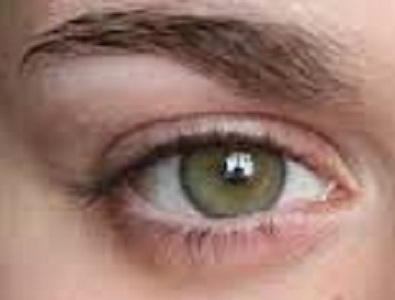
#> input picture DDDS_CNN/dataset/test/open/_107.jpg, 395 x 300 px
$ python model_training_sklearn.py
#> lines starting #> are read from the running program, lines starting #| are printed output that depends on the picture
"""
Train a stronger eye-state classifier for open/closed detection.
This version uses the repository train/test split, light augmentation, and
histogram-equalized preprocessing to make closed-eye detection more stable.
"""

from pathlib import Path

import cv2
import joblib
import numpy as np
from sklearn.ensemble import ExtraTreesClassifier
from sklearn.metrics import accuracy_score, classification_report
from sklearn.preprocessing import LabelEncoder


BASE_DIR = Path(__file__).resolve().parent
DATASET_DIR = BASE_DIR / "dataset"
MODEL_DIR = BASE_DIR / "models"
IMAGE_SIZE = (24, 24)


def preprocess(image: np.ndarray) -> np.ndarray:
    image = cv2.resize(image, IMAGE_SIZE)
    image = cv2.equalizeHist(image)
    return image


def augment(image: np.ndarray) -> list[np.ndarray]:
    variants = [image]
    variants.append(cv2.flip(image, 1))
    variants.append(cv2.GaussianBlur(image, (3, 3), 0))
    brighter = cv2.convertScaleAbs(image, alpha=1.08, beta=8)
    darker = cv2.convertScaleAbs(image, alpha=0.92, beta=-8)
    variants.extend([brighter, darker])
    return variants


def load_split(split_name: str, *, do_augment: bool) -> tuple[np.ndarray, np.ndarray]:
    split_dir = DATASET_DIR / split_name
    features: list[np.ndarray] = []
    labels: list[str] = []

    print(f"\nLoading {split_name} split from: {split_dir}")

    for class_name in ["open", "close"]:
        class_dir = split_dir / class_name
        if not class_dir.exists():
            raise FileNotFoundError(f"Missing dataset folder: {class_dir}")

        image_count = 0
        for image_path in class_dir.iterdir():
            if image_path.suffix.lower() not in {".png", ".jpg", ".jpeg"}:
                continue

            image = cv2.imread(str(image_path), cv2.IMREAD_GRAYSCALE)
            if image is None:
                continue

            processed = preprocess(image)
            variants = augment(processed) if do_augment else [processed]
            for variant in variants:
                features.append((variant.flatten() / 255.0).astype("float32"))
                labels.append(class_name)
            image_count += 1

        print(f"Loaded {image_count} source images from {split_name}/{class_name}")

    return np.array(features), np.array(labels)


def main() -> None:
    print("=" * 60)
    print("Augmented Extra Trees Eye-State Training")
    print("=" * 60)

    np.random.seed(42)

    X_train, y_train = load_split("train", do_augment=True)
#> in load_split, `image = cv2.imread(str(image_path), cv2.IMREAD_GRAYSCALE)`:
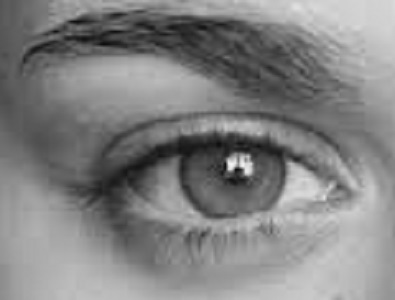
#> image: shape (300, 395); min 13, max 245, mean 130.2
#> in preprocess, `image = cv2.resize(image, IMAGE_SIZE)`:
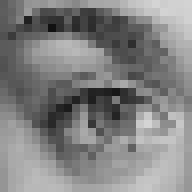
#> image: shape (24, 24) (shown 8 times larger); min 17, max 213, mean 129.6
#> in preprocess, `image = cv2.equalizeHist(image)`:
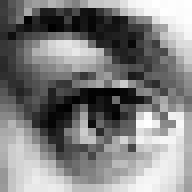
#> image: shape (24, 24) (shown 8 times larger); min 0, max 255, mean 128.3
#> in augment, `brighter = cv2.convertScaleAbs(image, alpha=1.08, beta=8)`:
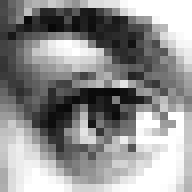
#> brighter: shape (24, 24) (shown 8 times larger); min 8, max 255, mean 145
#> in augment, `darker = cv2.convertScaleAbs(image, alpha=0.92, beta=-8)`:
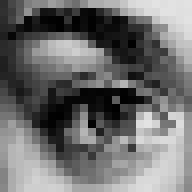
#> darker: shape (24, 24) (shown 8 times larger); min 0, max 227, mean 110.3
#> in load_split, `variants = augment(processed) if do_augment else [processed]`: variants = 5 items
#> the loop in load_split, `for variant in variants:` made 5 passes
#> after the loop in load_split, `for variant in variants:`: labels = ['open', 'open', 'open', 'open', 'open']
#> pass 2 of the loop in load_split, `for class_name in ["open", "close"]:`:
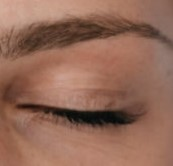
#> input picture DDDS_CNN/dataset/test/close/_107.jpg, 173 x 166 px
#> in load_split, `image = cv2.imread(str(image_path), cv2.IMREAD_GRAYSCALE)`:
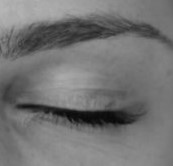
#> image: shape (166, 173); min 5, max 182, mean 115.7
#> in augment (call 2), `darker = cv2.convertScaleAbs(image, alpha=0.92, beta=-8)`:
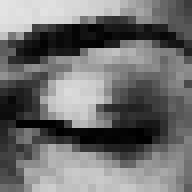
#> darker: shape (24, 24) (shown 8 times larger); min 0, max 227, mean 111
#> after the loop in load_split, `for variant in variants:`: features = 10 items; labels = ['open', 'open', 'open', 'open', 'open', 'close', 'close', 'close', 'close', 'close']
    X_test, y_test = load_split("test", do_augment=False)
#> the loop in load_split (call 2), `for variant in variants:` made 1 pass
#> pass 2 of the loop in load_split, `for class_name in ["open", "close"]:`:

    print(f"\nTraining samples: {X_train.shape}")
#| Training samples: (10, 576)
    print(f"Test samples: {X_test.shape}")
#| Test samples: (2, 576)

    label_encoder = LabelEncoder()
    y_train_encoded = label_encoder.fit_transform(y_train)
#> y_train_encoded = [1, 1, 1, 1, 1, 0, 0, 0, 0, 0]
    y_test_encoded = label_encoder.transform(y_test)
#> y_test_encoded = [1, 0]

    print(
        f"Label mapping: "
        f"{dict(zip(label_encoder.classes_, label_encoder.transform(label_encoder.classes_)))}"
    )

    model = ExtraTreesClassifier(
        n_estimators=700,
        random_state=42,
        n_jobs=-1,
        class_weight="balanced",
        min_samples_leaf=1,
    )

    print("\nTraining Extra Trees classifier...")
    model.fit(X_train, y_train_encoded)

    train_predictions = model.predict(X_train)
#> train_predictions = [1, 1, 1, 1, 1, 0, 0, 0, 0, 0]
    test_predictions = model.predict(X_test)
#> test_predictions = [1, 0]

    train_accuracy = accuracy_score(y_train_encoded, train_predictions)
#> train_accuracy = 1
    test_accuracy = accuracy_score(y_test_encoded, test_predictions)
#> test_accuracy = 1

    print(f"\nTraining Accuracy: {train_accuracy * 100:.2f}%")
#| Training Accuracy: 100.00%
    print(f"Test Accuracy: {test_accuracy * 100:.2f}%")
#| Test Accuracy: 100.00%
    print("\nClassification Report:")
    print(
        classification_report(
            y_test_encoded,
            test_predictions,
            target_names=label_encoder.classes_,
            digits=4,
        )
    )
#|               precision    recall  f1-score   support
#|        close     1.0000    1.0000    1.0000         1
#|         open     1.0000    1.0000    1.0000         1
#|     accuracy                         1.0000         2
#|    macro avg     1.0000    1.0000    1.0000         2
#| weighted avg     1.0000    1.0000    1.0000         2

    MODEL_DIR.mkdir(exist_ok=True)
    model_path = MODEL_DIR / "cnnCat2.joblib"
    encoder_path = MODEL_DIR / "label_encoder.joblib"

    joblib.dump(model, model_path)
    joblib.dump(label_encoder, encoder_path)

    print(f"Model saved to: {model_path}")
    print(f"Label encoder saved to: {encoder_path}")
    print("\nTraining completed successfully.")


if __name__ == "__main__":
    main()
